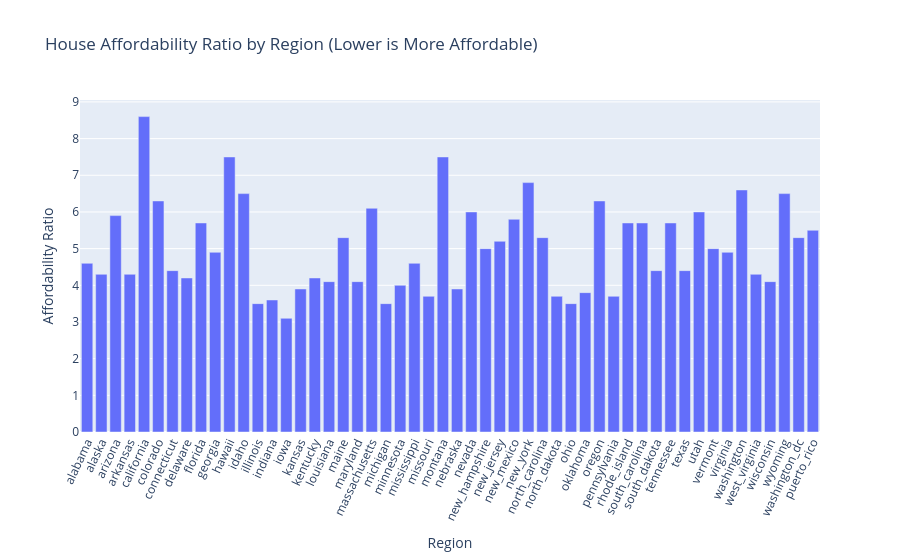

The cell this chart's notebook holds for it:
### Markdown cell above
The plot shows that regions such as California, Hawaii, Massachusetts, and Washington have notably high median sale prices, with Hawaii standing out at the top after California. As observed in previous charts, Hawaii also has a low population, which is interesting insight that may reflect the impact of high housing costs and geographic constraints on population density.

### Code cell
fig = px.bar(
    df,
    x='key_row',
    y='house_affordability_ratio',
    title='House Affordability Ratio by Region (Lower is More Affordable)',
    labels={'key_row': 'Region', 'house_affordability_ratio': 'Affordability Ratio'}
)
fig.update_layout(xaxis_tickangle=-65)
fig.show()

### Figure 1 — Plotly figure (JSON) as saved in the notebook; plotly's stock layout.template omitted (floating-point values rounded to 4 significant figures)
{"data": [{"hovertemplate": "Region=%{x}<br>Affordability Ratio=%{y}<extra></extra>", "legendgroup": "", "marker": {"color": "#636efa", "pattern": {"shape": ""}}, "name": "", "orientation": "v", "showlegend": false, "textposition": "auto", "type": "bar", "x": ["alabama", "alaska", "arizona", "arkansas", "california", "colorado", "connecticut", "delaware", "florida", "georgia", "hawaii", "idaho", "illinois", "indiana", "iowa", "kansas", "kentucky", "louisiana", "maine", "maryland", "massachusetts", "michigan", "minnesota", "mississippi", "missouri", "montana", "nebraska", "nevada", "new_hampshire", "new_jersey", "new_mexico", "new_york", "north_carolina", "north_dakota", "ohio", "oklahoma", "oregon", "pennsylvania", "rhode_island", "south_carolina", "south_dakota", "tennessee", "texas", "utah", "vermont", "virginia", "washington", "west_virginia", "wisconsin", "wyoming", "washington_dc", "puerto_rico"], "xaxis": "x", "y": [4.6, 4.3, 5.9, 4.3, 8.6, 6.3, 4.4, 4.2, 5.7, 4.9, 7.5, 6.5, 3.5, 3.6, 3.1, 3.9, 4.2, 4.1, 5.3, 4.1, 6.1, 3.5, 4.0, 4.6, 3.7, 7.5, 3.9, 6.0, 5.0, 5.2, 5.8, 6.8, 5.3, 3.7, 3.5, 3.8, 6.3, 3.7, 5.7, 5.7, 4.4, 5.7, 4.4, 6.0, 5.0, 4.9, 6.6, 4.3, 4.1, 6.5, 5.3, 5.5], "yaxis": "y"}], "layout": {"barmode": "relative", "legend": {"tracegroupgap": 0}, "title": {"text": "House Affordability Ratio by Region (Lower is More Affordable)"}, "xaxis": {"anchor": "y", "domain": [0, 1], "tickangle": -65, "title": {"text": "Region"}}, "yaxis": {"anchor": "x", "domain": [0, 1], "title": {"text": "Affordability Ratio"}}}}
